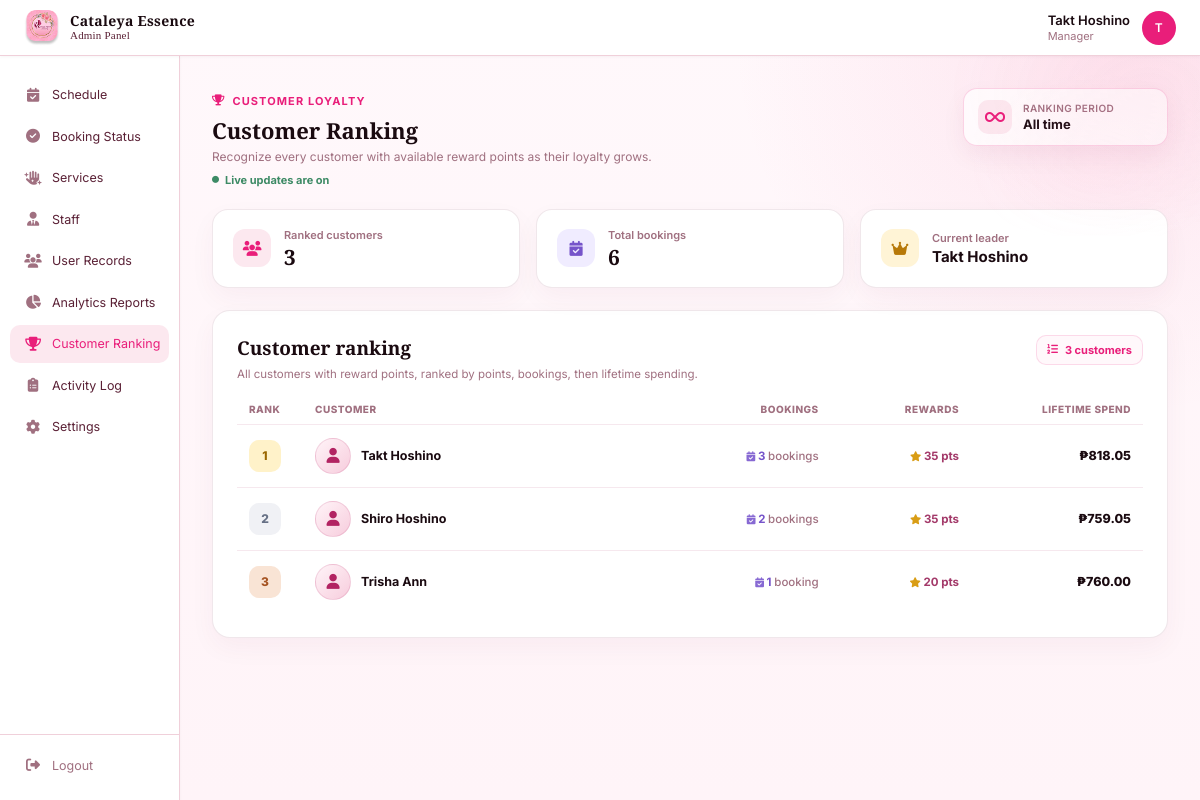
/Php/Admin-CustomerRanking.php (signed in), run on the app's committed database.
### tables this page shows
CREATE TABLE `users` (
  `id` int NOT NULL,
  `full_name` varchar(100) NOT NULL,
  `email` varchar(100) NOT NULL,
  `phone` varchar(20) DEFAULT NULL,
  `address_line1` varchar(255) DEFAULT NULL,
  `address_line2` varchar(255) DEFAULT NULL,
  `city` varchar(100) DEFAULT NULL,
  `province` varchar(100) DEFAULT NULL,
  `postal_code` varchar(20) DEFAULT NULL,
  `password_hash` varchar(255) NOT NULL,
  `profile_photo` varchar(255) DEFAULT NULL,
  `is_verified` tinyint(1) DEFAULT '0',
  `created_at` timestamp NULL DEFAULT CURRENT_TIMESTAMP,
  `is_admin` tinyint(1) DEFAULT '0'
);

### Php/Admin-CustomerRanking.php (the view, shortened to what this page needs)
<?php
require_once __DIR__ . '/../config/database.php';
$customerRankingStmt = $pdo->query("
    SELECT
        u.id,
        u.full_name,
        COUNT(DISTINCT b.id) AS booking_count,
        COALESCE(SUM(CASE
            WHEN b.status IN ('confirmed', 'rescheduled', 'completed') THEN b.total_amount
            ELSE 0
        END), 0) AS lifetime_spend,
        r.points AS reward_points
    FROM users u
    INNER JOIN rewards r ON r.user_id = u.id
    LEFT JOIN bookings b ON b.user_id = u.id
    WHERE u.is_admin = 0
      AND r.points > 0
    GROUP BY u.id, u.full_name, r.points
    ORDER BY reward_points DESC, booking_count DESC, lifetime_spend DESC, u.full_name ASC
");
$customerRankings = $customerRankingStmt->fetchAll(PDO::FETCH_ASSOC);
$rankingTotals = $pdo->query("
    SELECT
        COUNT(DISTINCT r.user_id) AS ranked_customers,
        COUNT(DISTINCT b.id) AS total_bookings
    FROM rewards r
    INNER JOIN users u ON u.id = r.user_id AND u.is_admin = 0
    LEFT JOIN bookings b ON b.user_id = r.user_id
    WHERE r.points > 0
")->fetch(PDO::FETCH_ASSOC) ?: [];
$rankedCustomers = (int) ($rankingTotals['ranked_customers'] ?? 0);
$totalBookings = (int) ($rankingTotals['total_bookings'] ?? 0);
$topCustomerName = !empty($customerRankings) ? (string) $customerRankings[0]['full_name'] : 'No ranking yet';
$adminName = trim((string) ($_SESSION['full_name'] ?? 'Admin')) ?: 'Admin';
$adminInitial = strtoupper(substr($adminName, 0, 1)) ?: 'A';
$rankingSnapshot = array_map(static function (array $customer): array {
    return [
        'id' => (int) $customer['id'],
        'bookings' => (int) $customer['booking_count'],
        'points' => (int) $customer['reward_points'],
        'spend' => (float) $customer['lifetime_spend'],
    ];
}, $customerRankings);
$rankingSnapshotSignature = hash('sha256', json_encode([
    'customers' => $rankingSnapshot,
    'rankedCustomers' => $rankedCustomers,
    'totalBookings' => $totalBookings,
]));
?>
<!DOCTYPE html>
<html lang="en">
<head>
    <link rel="stylesheet" href="https://cdnjs.cloudflare.com/ajax/libs/font-awesome/6.5.0/css/all.min.css" />
    <link rel="stylesheet" href="../css/Admin-Booking Analytics.css" />
    <link rel="stylesheet" href="../css/admin-sidebar.css" />
    <link rel="stylesheet" href="../css/Admin-CustomerRanking.css" />
</head>
<body class="ranking-page admin-page" data-ranking-snapshot="<?php echo htmlspecialchars($rankingSnapshotSignature, ENT_QUOTES, 'UTF-8'); ?>">
    <header class="navbar">
        <div class="navbar-brand">
            <div class="navbar-logo"><img src="../img/Rectangle 38 (1).png" class="logo-img" alt="Cataleya Essence of Beauty" /></div>
            <div class="navbar-brand-text">
                <span class="navbar-brand-name">Cataleya Essence</span>
                <span class="navbar-brand-sub">Admin Panel</span>
            </div>
        </div>
        <div class="navbar-user">
            <div class="user-info">
                <span class="user-name"><?php echo htmlspecialchars($adminName, ENT_QUOTES, 'UTF-8'); ?></span>
                <span class="user-role">Manager</span>
            </div>
            <div class="user-avatar"><?php echo htmlspecialchars($adminInitial, ENT_QUOTES, 'UTF-8'); ?></div>
        </div>
    </header>
    <div class="layout">
        <aside class="sidebar">
            <nav class="sidebar-nav">
                <a href="Admin-Sched.php" class="nav-link"><i class="fas fa-calendar-check"></i> Schedule</a>
                <a href="Admin-BookingStatus.php" class="nav-link"><i class="fas fa-check-circle"></i> Booking Status</a>
                <a href="Admin-Service.php" class="nav-link"><i class="fas fa-hand-sparkles"></i> Services</a>
                <a href="Admin-Staff.php" class="nav-link"><i class="fas fa-user-tie"></i> Staff</a>
                <a href="Admin-UserRecords.php" class="nav-link"><i class="fas fa-users"></i> User Records</a>
                <a href="Admin-Analytics.php" class="nav-link"><i class="fas fa-chart-pie"></i> Analytics Reports</a>
                <a href="Admin-CustomerRanking.php" class="nav-link active"><i class="fas fa-trophy"></i> Customer Ranking</a>
                <a href="Admin-ActivityLog.php" class="nav-link"><i class="fas fa-clipboard-list"></i> Activity Log</a>
                <a href="Admin-Settings.php" class="nav-link"><i class="fas fa-cog"></i> Settings</a>
            </nav>
            <div class="sidebar-footer">
                <a href="../auth/logout.php" class="nav-link logout"><i class="fas fa-sign-out-alt"></i> Logout</a>
            </div>
        </aside>
        <main class="main">
            <section class="page-header">
                <div>
                    <span class="page-eyebrow"><i class="fas fa-trophy"></i> Customer loyalty</span>
                    <h1 class="page-title">Customer Ranking</h1>
                    <p class="page-sub">Recognize every customer with available reward points as their loyalty grows.</p>
                    <p class="customer-ranking-live-status" id="customerRankingLiveStatus"><i class="fas fa-circle" aria-hidden="true"></i> Live updates are on</p>
                </div>
                <div class="analytics-period" aria-label="Ranking period">
                    <i class="fas fa-infinity"></i>
                    <div>
                        <span>Ranking period</span>
                        <strong>All time</strong>
                    </div>
                </div>
            </section>
            <section class="customer-ranking-summary" aria-label="Customer ranking summary">
                <article class="ranking-stat-card">
                    <span class="ranking-stat-icon ranking-stat-icon--pink"><i class="fas fa-users"></i></span>
                    <div><span>Ranked customers</span><strong><?php echo number_format($rankedCustomers); ?></strong></div>
                </article>
                <article class="ranking-stat-card">
                    <span class="ranking-stat-icon ranking-stat-icon--lilac"><i class="fas fa-calendar-check"></i></span>
                    <div><span>Total bookings</span><strong><?php echo number_format($totalBookings); ?></strong></div>
                </article>
                <article class="ranking-stat-card ranking-stat-card--leader">
                    <span class="ranking-stat-icon ranking-stat-icon--gold"><i class="fas fa-crown"></i></span>
                    <div><span>Current leader</span><strong><?php echo htmlspecialchars($topCustomerName, ENT_QUOTES, 'UTF-8'); ?></strong></div>
                </article>
            </section>
            <section class="customer-ranking-card" aria-labelledby="customerRankingTitle">
                <div class="customer-ranking-card-head">
                    <div>
                        <h2 id="customerRankingTitle">Customer ranking</h2>
                        <p>All customers with reward points, ranked by points, bookings, then lifetime spending.</p>
                    </div>
                    <span class="ranking-limit"><i class="fas fa-list-ol"></i> <?php echo number_format($rankedCustomers); ?> customers</span>
                </div>
                <?php if (!empty($customerRankings)): ?>
                    <div class="customer-ranking-columns" aria-hidden="true">
                        <span>Rank</span><span>Customer</span><span>Bookings</span><span>Rewards</span><span>Lifetime spend</span>
                    </div>
                    <ol class="customer-ranking-list">
                        <?php foreach ($customerRankings as $index => $customer): ?>
                            <?php
                                $rank = $index + 1;
                                $bookingCount = (int) $customer['booking_count'];
                                $rewardPoints = (int) $customer['reward_points'];
                                $customerName = (string) $customer['full_name'];
                            ?>
                            <li class="customer-ranking-row">
                                <span class="customer-ranking-position customer-ranking-position--<?php echo $rank; ?>" aria-label="Rank <?php echo $rank; ?>"><?php echo $rank; ?></span>
                                <div class="customer-ranking-person">
                                    <span class="customer-ranking-avatar">
                                        <i class="fas fa-user" aria-hidden="true"></i>
                                    </span>
                                    <strong><?php echo htmlspecialchars($customerName, ENT_QUOTES, 'UTF-8'); ?></strong>
                                </div>
                                <span class="customer-ranking-services"><i class="fas fa-calendar-check" aria-hidden="true"></i> <?php echo number_format($bookingCount); ?> <span><?php echo $bookingCount === 1 ? 'booking' : 'bookings'; ?></span></span>
                                <span class="customer-ranking-points"><i class="fas fa-star" aria-hidden="true"></i> <?php echo number_format($rewardPoints); ?> pts</span>
                                <strong class="customer-ranking-spend">₱<?php echo number_format((float) $customer['lifetime_spend'], 2); ?></strong>
                            </li>
                        <?php endforeach; ?>
                    </ol>
                <?php endif; ?>
            </section>
        </main>
    </div>
</body>
</html>

### css/admin-sidebar.css (style rules this page uses)
:root { --sidebar-w: 180px; --navbar-h: 56px; --admin-page-background: radial-gradient(circle at 93% 4%, rgba(244, 111, 164, 0.14), transparent 24rem), linear-gradient(180deg, #fff8fb 0%, #fff4f8 100%); }
body.admin-page { background: var(--admin-page-background); }
.sidebar { width: var(--sidebar-w); background: var(--white); border-right: 1px solid var(--border); padding: 20px 0 0; position: fixed; top: var(--navbar-h); bottom: 0; left: 0; overflow-y: auto; overflow-x: hidden; display: flex; flex-direction: column; justify-content: space-between; z-index: 50; box-shadow: var(--shadow-sm, 0 1px 3px rgba(0, 0, 0, 0.08)); }
.sidebar-nav { display: flex; flex-direction: column; gap: 4px; padding: 0 10px; }
.sidebar .nav-link { display: flex; align-items: center; gap: 10px; width: 100%; box-sizing: border-box; padding: 10px 14px; font-size: 12.5px; font-weight: 400; color: var(--text-mid); text-decoration: none; border-radius: 10px; transition: color 0.15s, background 0.15s; line-height: 1.4; white-space: nowrap; }
.sidebar .nav-link i { width: 18px; font-size: 14px; text-align: center; flex-shrink: 0; color: var(--text-muted); transition: color 0.15s; }
.sidebar .nav-link:hover, .sidebar .nav-link.active { color: var(--pink-accent); background: var(--pink-light); }
.sidebar .nav-link:hover i, .sidebar .nav-link.active i { color: var(--pink-accent); }
.sidebar-footer { padding: 12px 10px 16px; border-top: 1px solid var(--border); margin-top: 8px; }
.sidebar .nav-link.logout { color: var(--text-muted); }
.sidebar .nav-link.logout i, .sidebar .nav-link.logout:hover i { color: inherit; }

### data on the page
users: full_name "Takt Hoshino", rank "1", bookingCount "3", shows "bookings", rewardPoints "35", lifetime_spend "818.05"
users: rank "2", full_name "Shiro Hoshino", bookingCount "2", shows "bookings", rewardPoints "35", lifetime_spend "759.05"
users: rank "3", full_name "Trisha Ann", bookingCount "1", rewardPoints "20", lifetime_spend "760.00"

### other printed values
$adminName "Takt Hoshino"
$adminInitial "T"
$rankedCustomers "3"
$totalBookings "6"
